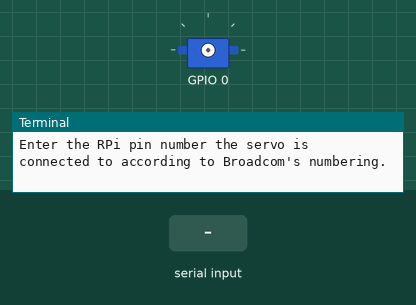
A program run on a simulated Raspberry Pi (BCM pin numbers). Shown: servo, the last lines printed to the terminal. The test bench sets the inputs (shaded band). Servo angles are drawn from the pulse width (0.5 ms = 0°, 2.5 ms = 180°). At 2.3 s the program stops and its outputs stay as they are.

Above: at 1.2 s.
1.3 s: "0" typed at the terminal, then Enter
At 3.1 s:
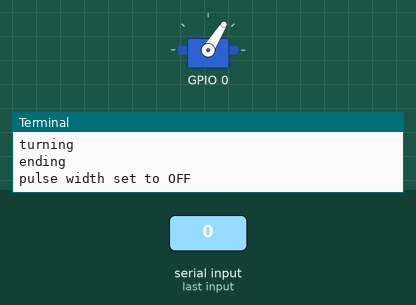
Timing chart, 0 to 3.8 s (numbered marks = the images above; inputs shaded):
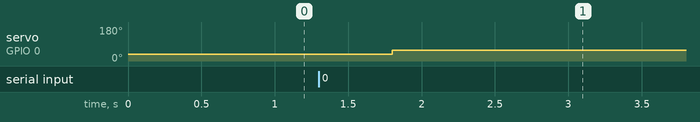

The program:

tilt_sweep.py
```python
import pigpio as pig
import testServo as servo
from time import sleep

def sweep(servo):
    print('turning')
    servo.turn(90.0)
    sleep(0.5)
    servo.turn(120.0)
    sleep(0.5)

if __name__ == "__main__":
    pi = pig.pi()
    PIN = int(input('Enter the RPi pin number the servo is connected to according to Broadcom\'s numbering.\t'))
    FREQUENCY = 72

    tilt = servo.Servo(pi, PIN, FREQUENCY, min_bound=650, max_bound=1140)
    tilt.close()

    try:
        sweep(tilt)
    finally:
        print('ending')
        tilt.close()
        pi.stop()
```

testServo.py
```python
import pigpio as pig

class Servo():
    def __init__(self, pi, pin, freq, min_bound=667, max_bound=1144):
        self.pin = pin
        self.pi = pi
        self.freq = freq
        #set range of pulse widths
        self.min_bound = min_bound
        self.max_bound = max_bound

        self.cur_angle = 90
        self.pi.set_mode(self.pin, pig.OUTPUT)
        self.pi.set_PWM_frequency(self.pin, freq)
        print(self.pi.get_PWM_range(self.pin))
        self.pi.set_PWM_range(self.pin, 40000)
        self.pwm_range = self.pi.get_PWM_range(self.pin)
        self.close()

    def calc_pulsewidth(self, angle):
        #using points, derived pulse width in microseconds as function of angle in degrees
        pulse_wid = (1000/90)*angle - (111+1/9) #using points (0 deg, 500 us), (180 deg, 2500 us), derived: pulse width = (1000us/90deg)*angle+500us, us=microseconds
        #for tilt, no 500us offset
        if pulse_wid <= self.min_bound:
            pulse_wid = self.min_bound
            #print('outside range of allowed angles, pulse width set to lower bound {} microseconds'.format(self.min_bound))
        elif pulse_wid >= self.max_bound:
            pulse_wid = self.max_bound
            #print('outside range of allowed angles, pulse width set to upper bound {} microseconds'.format(self.max_bound))

        #print('\tpulse width', pulse_wid)
        return pulse_wid

    def calc_duty(self, angle):
        pulse_wid = (1000/90)*angle #using points (0 deg, 500 us), (180 deg, 2500 us), derived: pulse width = (1000us/90deg)*angle+500us, us=microseconds
        if pulse_wid <= self.min_bound:
            pulse_wid = self.min_bound
            print('outside range of allowed angles, pulse width set to lower bound {} microseconds'.format(self.min_bound))
        elif pulse_wid >= self.max_bound:
            pulse_wid = self.max_bound
            print('outside range of allowed angles, pulse width set to upper bound {} microseconds'.format(self.max_bound))

        print('\tpulse width', pulse_wid)
        duty = (pulse_wid/10**6) * self.freq #pulse width is in us, frequency is cyc/s
        return duty

    def specTurn(self, duty):
        #scale to pigpio pwm range set, pigpio only takes ints
        print(duty)
        duty = int(duty * self.pwm_range)
        print('rounded duty for pigpio =', duty, 'range is ', self.pwm_range)
        self.pi.set_PWM_dutycycle(self.pin, duty) #set default range to 10000

    def turnPulseWidth(self, pulse_width):
        pulse_width = min(int(pulse_width), 1388)
        if not pulse_width == 0:
            pulse_width = max(int(pulse_width), 645)
        #print(pulse_width)
        self.pi.set_servo_pulsewidth(self.pin, pulse_width)

    def turn(self, angle):
        self.turnPulseWidth(self.calc_pulsewidth(angle))

    def close(self):
        print("pulse width set to OFF")
        self.pi.set_servo_pulsewidth(self.pin, 0)

class hwServo(Servo):
    def __init__(self, pi, pin, freq, min_bound=1000, max_bound=2000):
        super().__init__(pi, pin, freq, min_bound, max_bound)
    def specTurn(self, duty):
        #scale to pigpio pwm range set, pigpio only takes ints
        duty = int(duty * self.pwm_range)
        #print('rounded duty for pigpio =', duty)
        self.pi.hardware_PWM(self.pin, self.freq, duty) #set default range to 10000

if __name__ == '__main__':
    pi = pig.pi()
    print(pi)
    pin = int(input('Enter the RPi pin number the servo is connected to according to Broadcom\'s numbering.\t'))
    frequency = 100
    tilt = Servo(pi, pin, frequency, min_bound=500, max_bound=2500)
    tilt.close()
    try:
        for it in range(100):
            try:
                angle = float(input('Enter the  you would like the servo horn to turn to in degrees. Range: 0 to 180, 90 = neutral.\t'))
                tilt.turn(angle)
            except:
                raise
                print('PWM signal terminated')
                break
    finally:
        print('ending')
        tilt.close()
        pi.stop()
```

Measured:
- after the input at 1.3 s, servo on GPIO 0: 35° → 58° after 0.50 s
